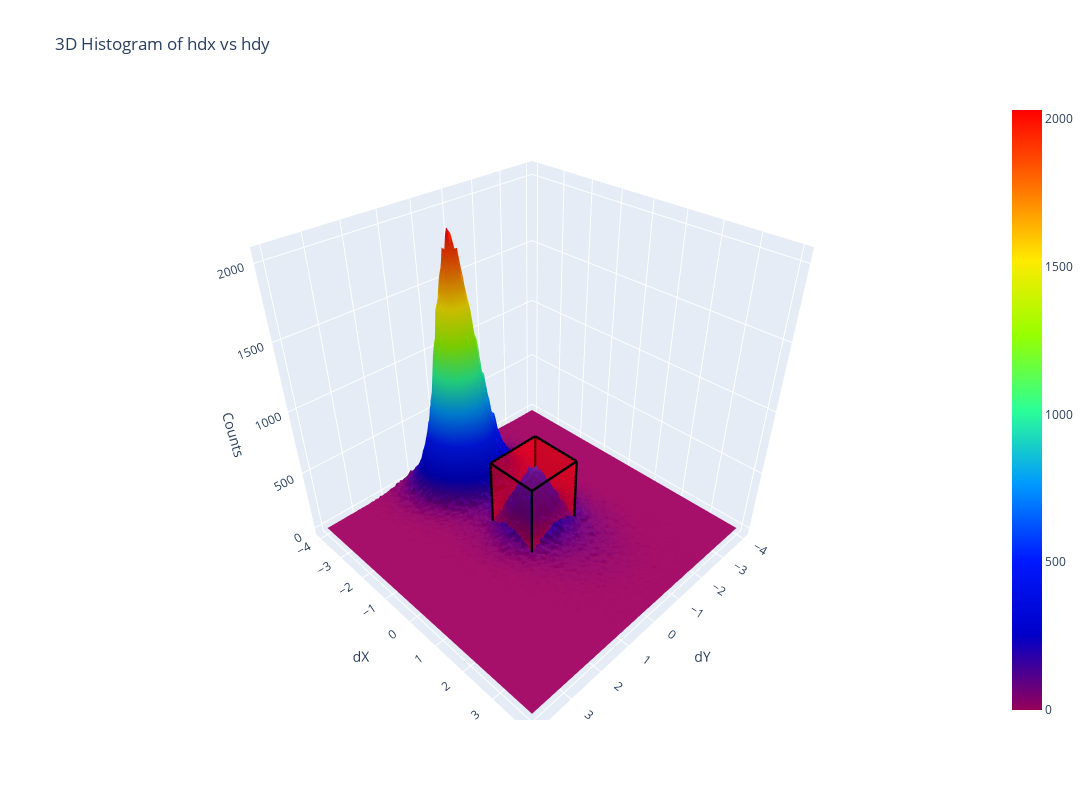

Write notebook code for a chart like this one.
### Code cell
import plotly.graph_objects as go
import numpy as np
countsmax=600
x_centers = (x_edges[:-1] + x_edges[1:]) / 2
y_centers = (y_edges[:-1] + y_edges[1:]) / 2

# Create the 3D histogram plot using plotly
fig = go.Figure(data=[go.Surface(z=bin_contents.T, x=x_centers, y=y_centers, colorscale='Rainbow')])

y_cube = [dxmin, dxmax, dxmax, dxmin, dxmin, dxmax, dxmax, dxmin]
x_cube = [dymin, dymin, dymax, dymax, dymin, dymin, dymax, dymax]
z_cube = [0, 0, 0, 0, countsmax, countsmax, countsmax, countsmax]

# Define the vertices for each face of the cube
vertices = [
    [0, 1, 2, 3],  # Bottom face
    [4, 5, 6, 7],  # Top face
    [0, 1, 5, 4],  # Front face
    [2, 3, 7, 6],  # Back face
    [0, 3, 7, 4],  # Left face
    [1, 2, 6, 5]   # Right face
]

# Create the faces of the cube using Mesh3d
for face in vertices:
    fig.add_trace(go.Mesh3d(
        x=[x_cube[face[0]], x_cube[face[1]], x_cube[face[2]], x_cube[face[3]], x_cube[face[0]], x_cube[face[1]], x_cube[face[2]], x_cube[face[3]]],
        y=[y_cube[face[0]], y_cube[face[1]], y_cube[face[2]], y_cube[face[3]], y_cube[face[0]], y_cube[face[1]], y_cube[face[2]], y_cube[face[3]]],
        z=[z_cube[face[0]], z_cube[face[1]], z_cube[face[2]], z_cube[face[3]], z_cube[face[0]], z_cube[face[1]], z_cube[face[2]], z_cube[face[3]]],
        opacity=0.4,
        color='rgba(255,0,0,0.3)',
        i=[0, 1, 2, 3, 0, 1, 2, 3],
        j=[1, 2, 3, 0, 1, 2, 3, 0],
        k=[2, 3, 0, 1, 2, 3, 0, 1],
        name='cube'
    ))

    edges = [
    [0, 1], [1, 2], [2, 3], [3, 0],  # Bottom edges
    [4, 5], [5, 6], [6, 7], [7, 4],  # Top edges
    [0, 4], [1, 5], [2, 6], [3, 7]   # Vertical edges
]

# Add edges using Scatter3d
for edge in edges:
    fig.add_trace(go.Scatter3d(
        x=[x_cube[edge[0]], x_cube[edge[1]]],
        y=[y_cube[edge[0]], y_cube[edge[1]]],
        z=[z_cube[edge[0]], z_cube[edge[1]]],
        mode='lines',
        line=dict(color='black', width=5),
        showlegend=False
    ))
    
fig.update_layout(
    title='3D Histogram of hdx vs hdy',
    scene = dict(
        xaxis_title='dY',
        yaxis_title='dX',
        zaxis_title='Counts'
    ),
    width=1200,  # Adjust the width here
    height=800   # Adjust the height here
)

fig.show()

### Figure 1 — Plotly figure (JSON) as saved in the notebook; plotly's stock layout.template omitted (floating-point values rounded to 4 significant figures; data arrays with more than 128 entries replaced by an {"elided": "..."} marker saying what was removed)
{"data": [{"colorscale": [[0, "rgb(150,0,90)"], [0.125, "rgb(0,0,200)"], [0.25, "rgb(0,25,255)"], [0.375, "rgb(0,152,255)"], [0.5, "rgb(44,255,150)"], [0.625, "rgb(151,255,0)"], [0.75, "rgb(255,234,0)"], [0.875, "rgb(255,111,0)"], [1, "rgb(255,0,0)"]], "type": "surface", "x": {"elided": "150 float values"}, "y": {"elided": "150 float values"}, "z": {"elided": "150x150 int values"}}, {"color": "rgba(255,0,0,0.3)", "i": [0, 1, 2, 3, 0, 1, 2, 3], "j": [1, 2, 3, 0, 1, 2, 3, 0], "k": [2, 3, 0, 1, 2, 3, 0, 1], "name": "cube", "opacity": 0.4, "type": "mesh3d", "x": [-0.822, -0.822, 0.8, 0.8, -0.822, -0.822, 0.8, 0.8], "y": [-0.7, 0.8, 0.8, -0.7, -0.7, 0.8, 0.8, -0.7], "z": [0, 0, 0, 0, 0, 0, 0, 0]}, {"color": "rgba(255,0,0,0.3)", "i": [0, 1, 2, 3, 0, 1, 2, 3], "j": [1, 2, 3, 0, 1, 2, 3, 0], "k": [2, 3, 0, 1, 2, 3, 0, 1], "name": "cube", "opacity": 0.4, "type": "mesh3d", "x": [-0.822, -0.822, 0.8, 0.8, -0.822, -0.822, 0.8, 0.8], "y": [-0.7, 0.8, 0.8, -0.7, -0.7, 0.8, 0.8, -0.7], "z": [600, 600, 600, 600, 600, 600, 600, 600]}, {"color": "rgba(255,0,0,0.3)", "i": [0, 1, 2, 3, 0, 1, 2, 3], "j": [1, 2, 3, 0, 1, 2, 3, 0], "k": [2, 3, 0, 1, 2, 3, 0, 1], "name": "cube", "opacity": 0.4, "type": "mesh3d", "x": [-0.822, -0.822, -0.822, -0.822, -0.822, -0.822, -0.822, -0.822], "y": [-0.7, 0.8, 0.8, -0.7, -0.7, 0.8, 0.8, -0.7], "z": [0, 0, 600, 600, 0, 0, 600, 600]}, {"color": "rgba(255,0,0,0.3)", "i": [0, 1, 2, 3, 0, 1, 2, 3], "j": [1, 2, 3, 0, 1, 2, 3, 0], "k": [2, 3, 0, 1, 2, 3, 0, 1], "name": "cube", "opacity": 0.4, "type": "mesh3d", "x": [0.8, 0.8, 0.8, 0.8, 0.8, 0.8, 0.8, 0.8], "y": [0.8, -0.7, -0.7, 0.8, 0.8, -0.7, -0.7, 0.8], "z": [0, 0, 600, 600, 0, 0, 600, 600]}, {"color": "rgba(255,0,0,0.3)", "i": [0, 1, 2, 3, 0, 1, 2, 3], "j": [1, 2, 3, 0, 1, 2, 3, 0], "k": [2, 3, 0, 1, 2, 3, 0, 1], "name": "cube", "opacity": 0.4, "type": "mesh3d", "x": [-0.822, 0.8, 0.8, -0.822, -0.822, 0.8, 0.8, -0.822], "y": [-0.7, -0.7, -0.7, -0.7, -0.7, -0.7, -0.7, -0.7], "z": [0, 0, 600, 600, 0, 0, 600, 600]}, {"color": "rgba(255,0,0,0.3)", "i": [0, 1, 2, 3, 0, 1, 2, 3], "j": [1, 2, 3, 0, 1, 2, 3, 0], "k": [2, 3, 0, 1, 2, 3, 0, 1], "name": "cube", "opacity": 0.4, "type": "mesh3d", "x": [-0.822, 0.8, 0.8, -0.822, -0.822, 0.8, 0.8, -0.822], "y": [0.8, 0.8, 0.8, 0.8, 0.8, 0.8, 0.8, 0.8], "z": [0, 0, 600, 600, 0, 0, 600, 600]}, {"line": {"color": "black", "width": 5}, "mode": "lines", "showlegend": false, "type": "scatter3d", "x": [-0.822, -0.822], "y": [-0.7, 0.8], "z": [0, 0]}, {"line": {"color": "black", "width": 5}, "mode": "lines", "showlegend": false, "type": "scatter3d", "x": [-0.822, 0.8], "y": [0.8, 0.8], "z": [0, 0]}, {"line": {"color": "black", "width": 5}, "mode": "lines", "showlegend": false, "type": "scatter3d", "x": [0.8, 0.8], "y": [0.8, -0.7], "z": [0, 0]}, {"line": {"color": "black", "width": 5}, "mode": "lines", "showlegend": false, "type": "scatter3d", "x": [0.8, -0.822], "y": [-0.7, -0.7], "z": [0, 0]}, {"line": {"color": "black", "width": 5}, "mode": "lines", "showlegend": false, "type": "scatter3d", "x": [-0.822, -0.822], "y": [-0.7, 0.8], "z": [600, 600]}, {"line": {"color": "black", "width": 5}, "mode": "lines", "showlegend": false, "type": "scatter3d", "x": [-0.822, 0.8], "y": [0.8, 0.8], "z": [600, 600]}, {"line": {"color": "black", "width": 5}, "mode": "lines", "showlegend": false, "type": "scatter3d", "x": [0.8, 0.8], "y": [0.8, -0.7], "z": [600, 600]}, {"line": {"color": "black", "width": 5}, "mode": "lines", "showlegend": false, "type": "scatter3d", "x": [0.8, -0.822], "y": [-0.7, -0.7], "z": [600, 600]}, {"line": {"color": "black", "width": 5}, "mode": "lines", "showlegend": false, "type": "scatter3d", "x": [-0.822, -0.822], "y": [-0.7, -0.7], "z": [0, 600]}, {"line": {"color": "black", "width": 5}, "mode": "lines", "showlegend": false, "type": "scatter3d", "x": [-0.822, -0.822], "y": [0.8, 0.8], "z": [0, 600]}, {"line": {"color": "black", "width": 5}, "mode": "lines", "showlegend": false, "type": "scatter3d", "x": [0.8, 0.8], "y": [0.8, 0.8], "z": [0, 600]}, {"line": {"color": "black", "width": 5}, "mode": "lines", "showlegend": false, "type": "scatter3d", "x": [0.8, 0.8], "y": [-0.7, -0.7], "z": [0, 600]}], "layout": {"height": 800, "scene": {"xaxis": {"title": {"text": "dY"}}, "yaxis": {"title": {"text": "dX"}}, "zaxis": {"title": {"text": "Counts"}}}, "title": {"text": "3D Histogram of hdx vs hdy"}, "width": 1200}}
